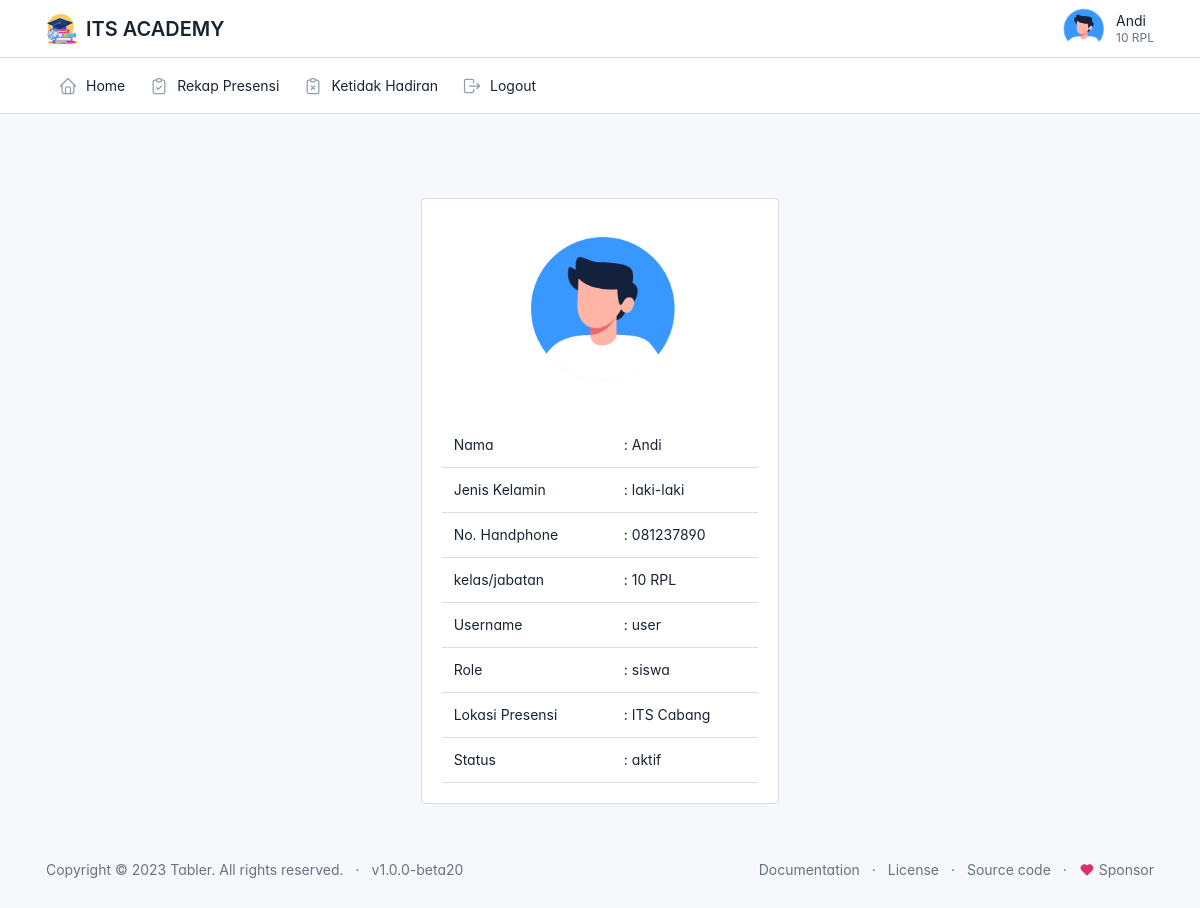
/siswa/fitur_lainnya/profile.php (signed in), run on the app's committed database.
### tables this page shows
CREATE TABLE `user` (
  `id` int(11) NOT NULL,
  `id_pegawai` int(11) NOT NULL,
  `username` varchar(225) NOT NULL,
  `password` varchar(225) NOT NULL,
  `status` varchar(20) NOT NULL,
  `role` varchar(20) NOT NULL
);

CREATE TABLE `siswa` (
  `id` int(11) NOT NULL,
  `nisn` varchar(50) NOT NULL,
  `nama` varchar(225) NOT NULL,
  `jenis_kelamin` varchar(10) NOT NULL,
  `alamat` varchar(225) NOT NULL,
  `no_handphone` varchar(20) NOT NULL,
  `kelas` varchar(50) NOT NULL,
  `lokasi_presensi` varchar(50) NOT NULL,
  `foto` varchar(225) NOT NULL
);

### siswa/config.php (called while the page is built, shortened)
<?php
function base_url($url = null)
{
    $base_url = 'http://localhost/presensi';
    if($url != null){
        return $base_url . '/'.$url;
    }else{
        return $base_url;
    }
}
?>

### siswa/fitur_lainnya/profile.php (the view, shortened to what this page needs)
<?php
include ('../layout/header.php');
require_once('../../siswa/config.php');
$id = $_SESSION['id'];
$result = mysqli_query($connection,"SELECT user.id_pegawai,user.username,user.status,user.role, siswa. * FROM user JOIN siswa ON user.id_pegawai = siswa.id where siswa.id=$id");
?>
<?php while($siswa = mysqli_fetch_array($result)) : ?>
<div class="page-body">
    <div class="container-xl">
        <div class="row">
            <div class="col-md-4"></div>
            <div class="col-md-4">
                <div class="card">
                    <div class="card-body">
                        <center>
                            <img style="border-radius: 100%; width: 180px; "
                                src="<?= base_url('asset/img/foto_siswa/' .$siswa['foto']) ?>" alt="">
                        </center>
                        <table class="table mt-4">
                            <tr>
                                <td>Nama</td>
                                <td>: <?= $siswa['nama'] ?></td>
                            </tr>
                            <tr>
                                <td>Jenis Kelamin</td>
                                <td>: <?= $siswa['jenis_kelamin'] ?></td>
                            </tr>
                            <tr>
                                <td>No. Handphone</td>
                                <td>: <?= $siswa['no_handphone'] ?></td>
                            </tr>
                            <tr>
                                <td>kelas/jabatan</td>
                                <td>: <?= $siswa['kelas'] ?></td>
                            </tr>
                            <tr>
                                <td>Username</td>
                                <td>: <?= $siswa['username'] ?></td>
                            </tr>
                            <tr>
                                <td>Role</td>
                                <td>: <?= $siswa['role'] ?></td>
                            </tr>
                            <tr>
                                <td>Lokasi Presensi</td>
                                <td>: <?= $siswa['lokasi_presensi'] ?></td>
                            </tr>
                            <tr>
                                <td>Status</td>
                                <td>: <?= $siswa['status'] ?></td>
                            </tr>
                        </table>
                    </div>
                </div>
            </div>
            <div class="col-md-4"></div>
        </div>
    </div>
</div>
<?php endwhile; ?>
<?php include('../layout/footer.php') ?>

### siswa/layout/header.php (shortened to what this page needs)
<?php
require_once('../../siswa/config.php')?>
<!doctype html>
<html lang="en">
<head>
    <link href="<?php echo base_url('asset/css/tabler.min.css?1692870487') ?>" rel="stylesheet" />
    <link href="<?php echo base_url('asset/css/tabler-vendors.min.css?1692870487')?>" rel="stylesheet" />
    <link href="<?php echo base_url('asset/css/demo.min.css?1692870487') ?>" rel="stylesheet" />
    <link rel="stylesheet" href="https://cdnjs.cloudflare.com/ajax/libs/font-awesome/6.7.0/css/all.min.css">
</head>
<body>
    <div class="page">
        <header class="navbar navbar-expand-md d-print-none">
            <div class="container-xl">
                <h1 class="navbar-brand navbar-brand-autodark d-none-navbar-horizontal pe-0 pe-md-3">
                    <a href=".">
                        <img src="<?php echo base_url('asset/img/ITS.svg')?>" width="110" height="32" alt="Tabler"
                            class="navbar-brand-image">
                    </a>
                    <span class="w-110 h-32 ">ITS ACADEMY</span>
                </h1>
                <div class="navbar-nav flex-row order-md-last">
                    <?php
                    $id = $_SESSION['id'];
                    $result = mysqli_query($connection,"SELECT user.id_pegawai,user.username,user.status,user.role, siswa. * FROM user JOIN siswa ON user.id_pegawai = siswa.id where siswa.id=$id");
                     ?>
                    <?php while($siswa = mysqli_fetch_array($result)) : ?>
                    <div class="nav-item dropdown">
                        <a href="#" class="nav-link d-flex lh-1 text-reset p-0" data-bs-toggle="dropdown"
                            aria-label="Open user menu">
                            <img class="avatar-sm" style="border-radius: 100%; width: 50px; "
                                src="<?= base_url('asset/img/foto_siswa/' .$siswa['foto']) ?> ">
                            <div class="d-none d-xl-block ps-2">
                                <div><?= $_SESSION['nama'] ?></div>
                                <div class="mt-1 small text-secondary"><?= $_SESSION['kelas']; ?></div>
                            </div>
                        </a>
                    </div>
                    <?php endwhile; ?>
                </div>
            </div>
        </header>
        <header class="navbar-expand-md">
            <div class="collapse navbar-collapse" id="navbar-menu">
                <div class="navbar">
                    <div class="container-xl">
                        <ul class="navbar-nav">
                            <li class="nav-item ">
                                <a class="nav-link" href="<?= base_url('siswa/home/home.php') ?>">
                                    <span class="nav-link-icon d-md-none d-lg-inline-block">
                                    </span>
                                    <span class="nav-link-title">
                                        Home
                                    </span>
                                </a>
                            </li>
                            <li class="nav-item ">
                                <a class="nav-link" href="<?= base_url('siswa/presensi/rekap_presensi.php') ?>">
                                    <span class="nav-link-icon d-md-none d-lg-inline-block">
                                    </span>
                                    <span class="nav-link-title">
                                        Rekap Presensi
                                    </span>
                                </a>
                            </li>
                            <li class="nav-item">
                                <a class="nav-link" href="<?= base_url('siswa/ketidakhadiran/ketidakhadiran.php') ?>">
                                    <span class="nav-link-icon d-md-none d-lg-inline-block">
                                    </span>
                                    <span class="nav-link-title">
                                        Ketidak Hadiran
                                    </span>
                                </a>
                            </li>
                            <li class="nav-item">
                                <a class="nav-link" href="<?= base_url('auth/logout.php') ?>">
                                    <span class="nav-link-icon d-md-none d-lg-inline-block">
                                    </span>
                                    <span class="nav-link-title">
                                        Logout
                                    </span>
                                </a>
                            </li>
                        </ul>
                    </div>
                </div>
            </div>
        </header>
        <div class="page-wrapper">
            <div class="page-header d-print-none">
                <div class="container-xl">
                    <div class="row g-2 align-items-center">
                    </div>
                </div>
            </div>

### siswa/layout/header.php (style rules this page uses)
:root { --tblr-font-sans-serif: 'Inter Var', -apple-system, BlinkMacSystemFont, San Francisco, Segoe UI, Roboto, Helvetica Neue, sans-serif; }
body { font-feature-settings: "cv03", "cv04", "cv11"; }

### data on the page
user: id_pegawai.foto (picture), id_pegawai.nama "Andi", id_pegawai.jenis_kelamin "laki-laki", id_pegawai.no_handphone "081237890", id_pegawai.kelas "10 RPL", username "user", role "siswa", id_pegawai.lokasi_presensi "ITS Cabang", status "aktif"
